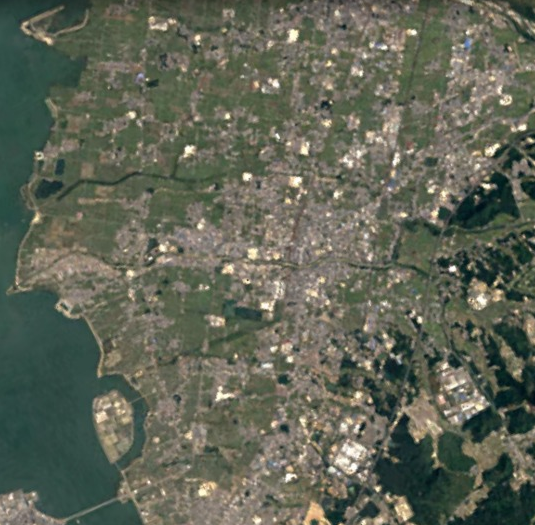
#> input picture Reto/Reto bueno/1985.png, 535 x 525 px
$ python Reto.py
#> lines starting #> are read from the running program, lines starting #| are printed output that depends on the picture
### Reto/Reto bueno/funciones_auxiliares.py
# -*- coding: utf-8 -*-
"""
Created on Fri Nov 25 07:39:51 2022

@author: luisn
"""

import numpy as np

# funcion para separar imagenes
def DecompImage(img):
 # toma una imagen y produce un arreglo: Red Green Blue Gray
 img = np.array(img)
 [n1,n2,n3] = np.shape(img)
 img_new = np.empty((n1,n2,4)); img_new.fill(np.NaN)
 img_new[:,:,:3] = img[:,:,:3]
 img_new[:,:,3] = 0.2126*img[:,:,0] + 0.7152*img[:,:,1] + 0.0722*img[:,:,2]
 return img_new


def contarpix(data):
 data_1 = data/data
 pix = np.sum(data_1)
 return pix

### Reto/Reto bueno/Reto.py
import numpy as np
import matplotlib.pyplot as plt
import matplotlib.image as mli
from funciones_auxiliares import DecompImage
from scipy.ndimage import gaussian_filter
from funciones_auxiliares import contarpix

import numpy.ma as ma


LV1984_pre = mli.imread('1985.png')
#> LV1984_pre is the input picture: shape (525, 535, 4) float32; mean R, G, B, A 0.38, 0.397, 0.339, 1
LV2020_pre = mli.imread('2020.png')
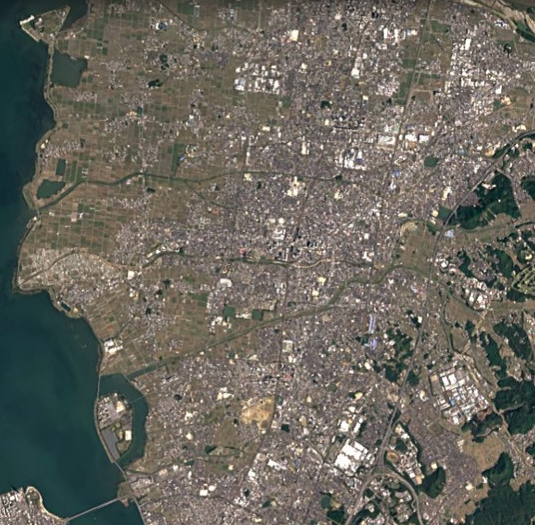
#> input picture Reto/Reto bueno/2020.png, 535 x 525 px
#> LV2020_pre is the input picture: shape (525, 535, 4) float32; mean R, G, B, A 0.415, 0.405, 0.371, 1


# suavizado Gaussiano... luego veremos para que sirve
sigma = 8
LV1984fil_pre = gaussian_filter(LV1984_pre, sigma)
LV2020fil_pre = gaussian_filter(LV2020_pre, sigma)

fsize = 16
plt.figure()
plt.subplot(2,2,1)
plt.imshow(LV1984_pre)
plt.title('1984',fontsize=fsize)
plt.subplot(2,2,2)
plt.imshow(LV2020_pre)
plt.title('2020',fontsize=fsize)
plt.subplot(2,2,3)
plt.imshow(LV1984fil_pre)
plt.title('1984 filtrado',fontsize=fsize)
plt.subplot(2,2,4)
plt.imshow(LV2020fil_pre)
plt.title('2020 filtrado',fontsize=fsize)


LV1984 = DecompImage(LV1984_pre)
#> in DecompImage, `img_new.fill(np.NaN)`: img_new: shape (525, 535, 4) float64; every value is NaN or infinite
#> in DecompImage, `img_new[:,:,:3] = img[:,:,:3]`: img_new: shape (525, 535, 4) float64; 25% of the values are NaN or infinite; the others: min 0, max 1, mean 0.372
LV2020 = DecompImage(LV2020_pre)
#> in DecompImage (call 2), `img_new[:,:,:3] = img[:,:,:3]`: img_new: shape (525, 535, 4) float64; 25% of the values are NaN or infinite; the others: min 0, max 1, mean 0.397

dif = LV2020 - LV1984

seq_cmap = plt.get_cmap('binary',100)
div_cmap = plt.get_cmap('bwr',101)


# cuidado aqui, hicimos la última imagen gris y no transparencia
nom_colores = ['rojos','verdes','azules','grises']
nom_anos = ['1984','2020','2020-1984']
Ncolores = 4
Nimages = 3


fsize = 16
plt.figure()
for jc in range(Ncolores):
 for jim in range(Nimages):
  if jim==0:
   imaux = LV1984; cmpaux = seq_cmap; limsaux=[0,1]
  if jim==1:
   imaux = LV2020; cmpaux = seq_cmap; limsaux=[0,1]
  if jim==2:
   imaux = dif; cmpaux = div_cmap; limsaux=[-1,1]
  plt.subplot(Ncolores,Nimages,1+jc*Nimages+jim)
  plt.imshow(imaux[:,:,jc],cmap=cmpaux,vmin=limsaux[0],vmax=limsaux[1])
  plt.ylabel(nom_colores[jc],fontsize=fsize-2)
  if jc==0:
   plt.title(nom_anos[jim],fontsize=fsize)
  plt.colorbar()
  del imaux, cmpaux, limsaux
 del jim
del jc


difagreg = np.mean(dif,axis=2)
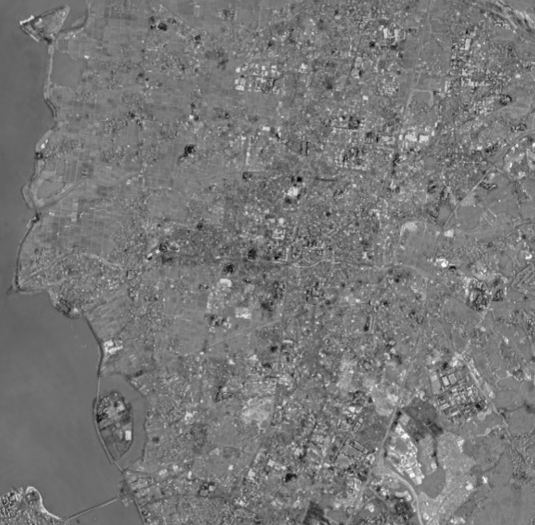
#> difagreg: shape (525, 535) float64; min -0.766, max 0.905, mean 0.0221; drawn with min black and max white
difagregA = np.sign(difagreg)*np.abs(difagreg)**(1/2)
difagregB = np.sign(difagreg)*np.abs(difagreg)**(1/3)
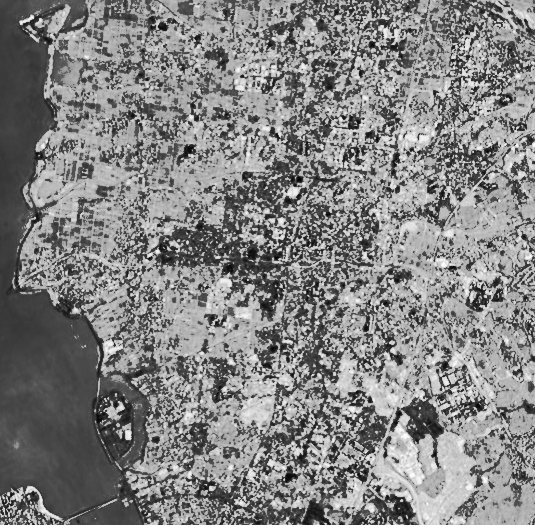
#> difagregB: shape (525, 535) float64; min -0.915, max 0.967, mean 0.0587; drawn with min black and max white


plt.figure()
plt.subplot(1,3,1)
plt.imshow(difagreg,vmin=-1,vmax=1,cmap=div_cmap)
plt.title('$d$')
plt.colorbar()
plt.subplot(1,3,2)
plt.imshow(difagregA,vmin=-1,vmax=1,cmap=div_cmap)
plt.title('$d^{1/2}$')
plt.colorbar()
plt.subplot(1,3,3)
plt.imshow(difagregB,vmin=-1,vmax=1,cmap=div_cmap)
plt.title('$d^{1/3}$')
plt.colorbar()

#Mascara
ciudad = ma.masked_greater(difagregB,0.0)
plt.figure()
plt.subplot(1,3,1)
plt.imshow(ciudad,vmin=-1,vmax=1,cmap=div_cmap)


#Al dividir ciudad entre ciudad, quedan solo "unos" "1" haciendo que todos los puntos se vuelvan azules
ciudad_1 = ciudad/ciudad
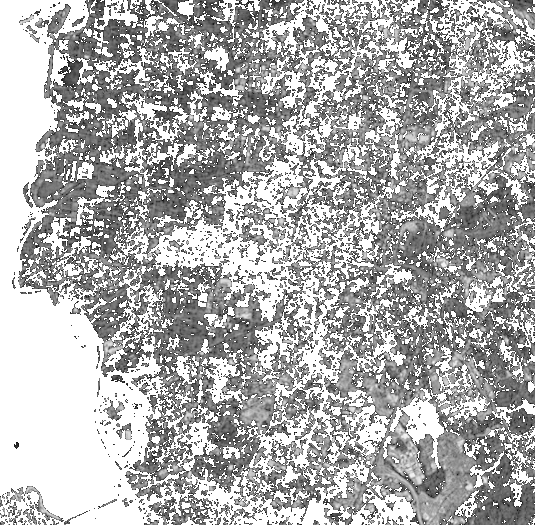
#> ciudad_1: shape (525, 535) float64; min 0, max 1, mean 0.684


pix = np.sum(ciudad_1) #Nuevos pixeles en la ciudad  o cambio de 1992 a 2010
#> pix = 125685


ciudadLV = ma.masked_less(LV1984[:,:,0],0.35)

plt.figure()
plt.suptitle("Kusatsu - 2000")
plt.subplot(1,2,1)
plt.imshow(LV1984[:,:,0],vmin=0,vmax=1,cmap=seq_cmap)
plt.colorbar()
plt.subplot(1,2,2)
plt.imshow(ciudadLV,vmin=0,vmax=1,cmap=seq_cmap)
plt.colorbar()


ciudadLV2 = ma.masked_less(LV2020[:,:,0],0.33)

plt.figure()
plt.suptitle(('Kusatsu - 2020'))
plt.subplot(1,2,1)
plt.imshow(LV2020[:,:,0],vmin=0,vmax=1,cmap=seq_cmap)
plt.colorbar()
plt.subplot(1,2,2)
plt.imshow(ciudadLV2,vmin=0,vmax=1,cmap=seq_cmap)
plt.colorbar()


#Codigo que tengo que sumar para


print(contarpix(ciudadLV))
#> in contarpix, `data_1 = data/data`:
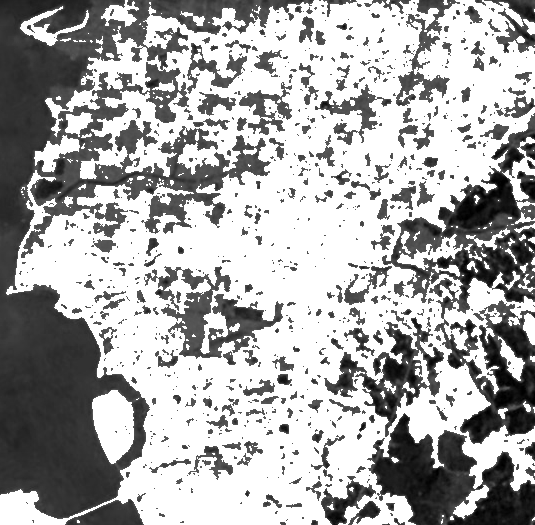
#> data_1: shape (525, 535) float64; min 0, max 1, mean 0.669
#> in contarpix, `pix = np.sum(data_1)`: pix = 159052
#| 159052.0

print(contarpix(ciudadLV2))
#> in contarpix (call 2), `data_1 = data/data`:
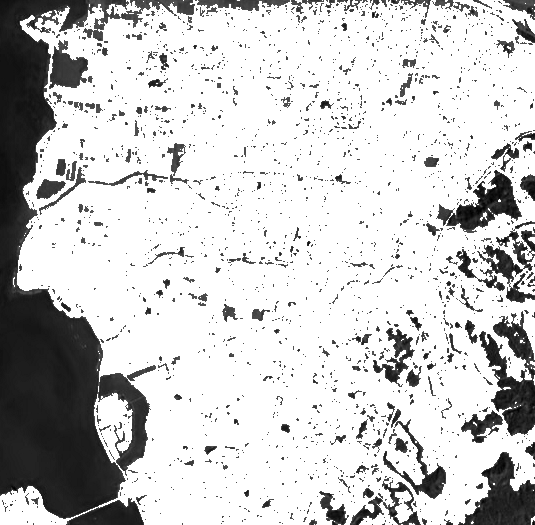
#> data_1: shape (525, 535) float64; min 0, max 1, mean 0.796
#> in contarpix (call 2), `pix = np.sum(data_1)`: pix = 211596
#| 211596.0
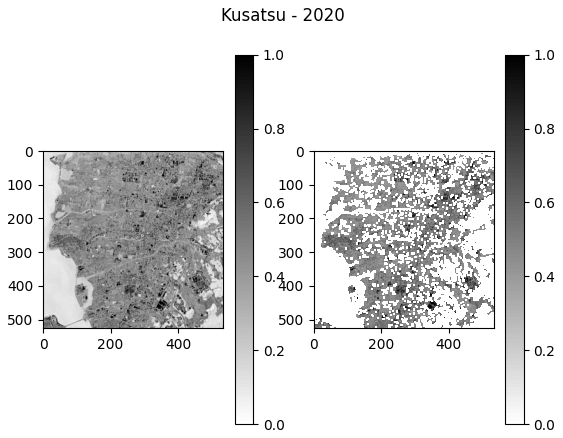
#> figure drawn by matplotlib, 4 panels
